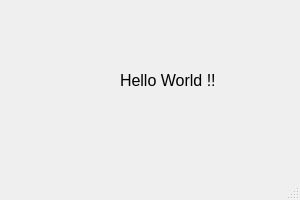
<?xml version="1.0" encoding="UTF-8"?>
<ui version="4.0">
 <class>MainWindow</class>
 <widget class="QMainWindow" name="MainWindow">
  <property name="geometry">
   <rect>
    <x>0</x>
    <y>0</y>
    <width>300</width>
    <height>200</height>
   </rect>
  </property>
  <property name="windowTitle">
   <string>MainWindow</string>
  </property>
  <widget class="QWidget" name="centralwidget">
   <widget class="QLabel" name="qt_hello">
    <property name="geometry">
     <rect>
      <x>120</x>
      <y>70</y>
      <width>131</width>
      <height>21</height>
     </rect>
    </property>
    <property name="font">
     <font>
      <pointsize>12</pointsize>
     </font>
    </property>
    <property name="text">
     <string>Hello World !!</string>
    </property>
   </widget>
  </widget>
  <widget class="QMenuBar" name="menubar">
   <property name="geometry">
    <rect>
     <x>0</x>
     <y>0</y>
     <width>300</width>
     <height>21</height>
    </rect>
   </property>
  </widget>
  <widget class="QStatusBar" name="statusbar"/>
 </widget>
 <resources/>
 <connections/>
</ui>
